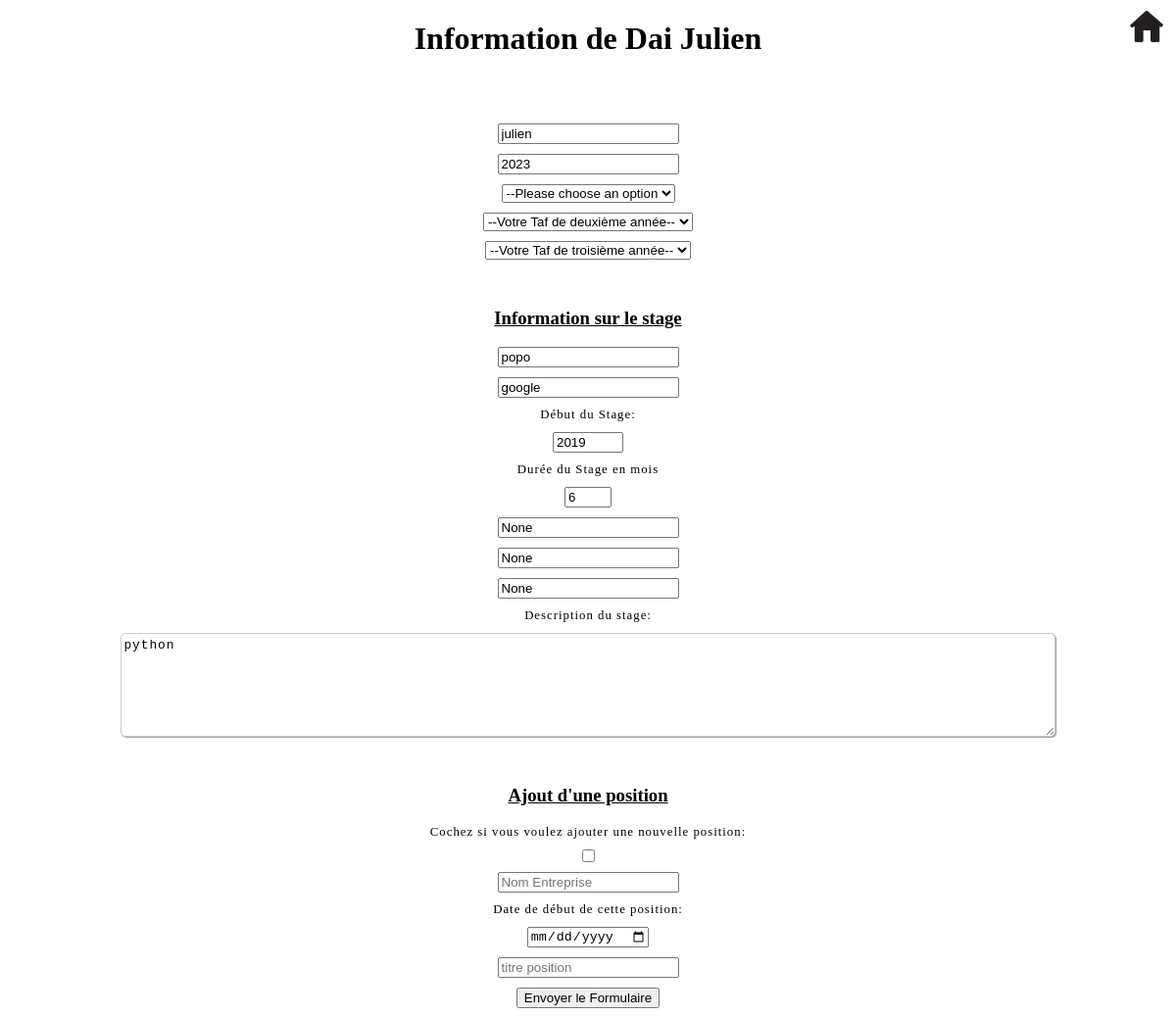
The page /informations_personnelles?id=2 on the database as committed earlier.
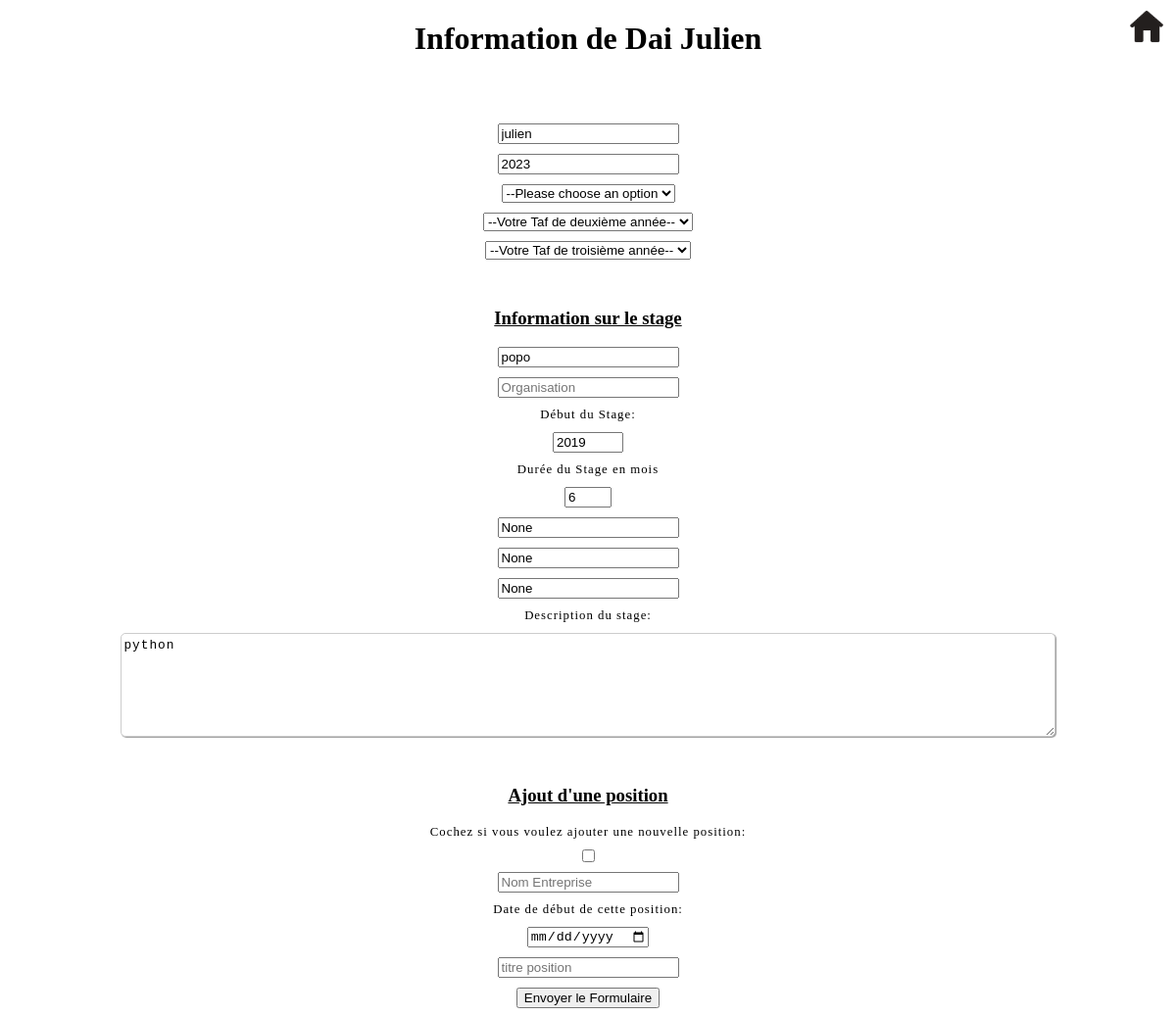
The same page on the database as committed later.
### database/models.py (models this page shows)
class Organisation(db.Model):
    id=db.Column(db.Integer, primary_key=True)
    entreprise=db.Column(db.String(50))

### app.py (the view)
@app.route('/informations_personnelles',methods=['GET'])
def informations_personnelles():
    id_connecte = request.args.get('id')
    admin=request.args.get('admin')
    person_connect=get_person_by_id(id_connecte)
    people, pfes, all_tafs, organisations, positions = action_base_donnee()
    print(type(person_connect.etat_civil))
    pfe=None
    for pfe_ in pfes:
        if str(pfe_.student.id)==id_connecte:
            pfe=pfe_
            break
    return flask.render_template("informations_personnelles.html.jinja2",pfe=pfe,id=id_connecte,person=person_connect,admin=admin,tafs=all_tafs)

### app.py (called while the page is built)
def get_person_by_id(person_id):
    people = Person.query.all()
    for person in people:
        if person.id == int(person_id):
            return person

def action_base_donnee():
    people = Person.query.all()
    pfes = PFE.query.all()
    all_tafs = TAF.query.all()
    organisations = Organisation.query.all()
    positions = Position.query.all()
    return people, pfes, all_tafs, organisations, positions

### templates/informations_personnelles.html.jinja2 (shortened to what this page needs)
<!DOCTYPE html>
<html lang="en">
<head>
    <link rel="stylesheet" href="{{ url_for("static",filename="css/informations_personnelles.css") }}">
</head>
<body>
    <h1> Information de {{ person.last_name }} {{ person.first_name }} </h1>
    {% if(admin!='admin') %}
    <a href={{  "/tableau_de_bord?id=" +id}}> <img id="logo_maison" src="{{ url_for("static",filename="img/maison.png") }}"> </a>
    {% endif %}
    <br><br>
    {% if admin!="admin" %}
    <form action={{ "resultat_informations_personnelles?id="+id }} method="POST" >
    {% endif %}
        <input type="text" class="email" id="email" name="email" placeholder="email" value={{ person.email }}>
        <input type="number" class="promotion" id="promotion" name="promotion" placeholder="promotion" value={{ person.promotion }}>
    {% if person.role=="student" %}
        <select name="role" id="role">
            <option value="">--Please choose an option</option>
        </select>
    {% endif %}
    <div>
        <select name="taf1" id="taf1" >
    <option value="">--Votre Taf de deuxième année-- </option>
        </select>
        <select name="taf2" id="taf2" >
    <option value="">--Votre Taf de troisième année-- </option>
            </select>
    </div>
        <h3> Information sur le stage</h3>
    <div class="stage" id="stage">
            {% if pfe!=none %}
        <input type="text" class="titre_sujet" id="titre_sujet" name="titre_sujet" placeholder="Titre du sujet de stage " value={{ pfe.title }}>
        <input type="text" class="organisation" id="organisation" name="organisation" placeholder="Organisation" value={{  pfe.organisation.entreprise}}>
        <label for="date_stage">Début du Stage:</label>
        <input type="number" class="date_stage" id="date_stage" name="date_stage" placeholder="Date du stage"  min="1900" max="2099"value={{ pfe.year }}>
        <label for="duree_stage">Durée du Stage en mois </label>
        <input type="number" class="duree_stage" id="duree_stage" name="duree_stage" min="2" max="6" value={{ pfe.duration }}>
        <input type="text" class="nom_tuteur" id="nom_tuteur" name="nom_tuteur" placeholder="Nom du Tuteur" value={{ pfe.supervisor.last_name }}>
        <input type="text" class="prenom_tuteur" id="prenom_tuteur" name="prenom_tuteur" placeholder="Prénom du tuteur" value={{ pfe.supervisor.first_name }}>
        <input type="text" class="email_tuteur" id="email_tuteur" name="email_tuteur" placeholder="email du tuteur" value={{ pfe.supervisor.email }}>
        <label for="description">Description du stage:</label>
        <textarea class="description" id="description" name="description_projet" placeholder="Description du sujet de stage" value={{ pfe.description }}>{{ pfe.description }}</textarea>
            {% endif %}
    </div>
        <h3>Ajout d'une position</h3>
        <div class="position" id="position">
        <label for="add_position">Cochez si vous voulez ajouter une nouvelle position:</label>
            <input type="checkbox" id="add_position" class="add_position" name="add_position">
            <input type="text" id="nom_entreprise" name="nom_entreprise" placeholder="Nom Entreprise">
            <label for="date_debut_position">Date de début de cette position:</label>
            <input type="date" id="date_debut_position" name="date_debut_position" placeholder="Date d'entrée">
            <input type="text" id="titre_position" name="titre_position" placeholder="titre position">
        </div>
        <button class="submit" type="submit"> Envoyer le Formulaire </button>
    </form>
</body>
</html>

Rows that differ between the two databases and show on the page:
removed Organisation: organisation "google"
